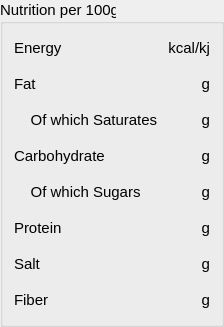
     <widget class="QGroupBox" name="groupBox_2">
      <property name="minimumSize">
       <size>
        <width>0</width>
        <height>26</height>
       </size>
      </property>
      <property name="font">
       <font>
        <pointsize>11</pointsize>
       </font>
      </property>
      <property name="title">
       <string>Nutrition per 100g</string>
      </property>
      <layout class="QGridLayout" name="gridLayout">
       <property name="spacing">
        <number>10</number>
       </property>
       <item row="1" column="1">
        <widget class="QLabel" name="fat_value">
         <property name="minimumSize">
          <size>
           <width>0</width>
           <height>26</height>
          </size>
         </property>
         <property name="font">
          <font>
           <pointsize>11</pointsize>
           <bold>false</bold>
          </font>
         </property>
         <property name="text">
          <string>g</string>
         </property>
         <property name="alignment">
          <set>Qt::AlignmentFlag::AlignRight|Qt::AlignmentFlag::AlignTrailing|Qt::AlignmentFlag::AlignVCenter</set>
         </property>
        </widget>
       </item>
       <item row="4" column="0">
        <widget class="QLabel" name="label_6">
         <property name="minimumSize">
          <size>
           <width>0</width>
           <height>26</height>
          </size>
         </property>
         <property name="font">
          <font>
           <pointsize>11</pointsize>
           <bold>false</bold>
          </font>
         </property>
         <property name="text">
          <string>    Of which Sugars</string>
         </property>
        </widget>
       </item>
       <item row="3" column="1">
        <widget class="QLabel" name="carb_value">
         <property name="minimumSize">
          <size>
           <width>0</width>
           <height>26</height>
          </size>
         </property>
         <property name="font">
          <font>
           <pointsize>11</pointsize>
           <bold>false</bold>
          </font>
         </property>
         <property name="text">
          <string>g</string>
         </property>
         <property name="alignment">
          <set>Qt::AlignmentFlag::AlignRight|Qt::AlignmentFlag::AlignTrailing|Qt::AlignmentFlag::AlignVCenter</set>
         </property>
        </widget>
       </item>
       <item row="1" column="0">
        <widget class="QLabel" name="label_3">
         <property name="minimumSize">
          <size>
           <width>0</width>
           <height>26</height>
          </size>
         </property>
         <property name="font">
          <font>
           <pointsize>11</pointsize>
           <bold>false</bold>
          </font>
         </property>
         <property name="text">
          <string>Fat</string>
         </property>
        </widget>
       </item>
       <item row="7" column="0">
        <widget class="QLabel" name="label_9">
         <property name="minimumSize">
          <size>
           <width>0</width>
           <height>26</height>
          </size>
         </property>
         <property name="font">
          <font>
           <pointsize>11</pointsize>
           <italic>false</italic>
           <bold>false</bold>
           <underline>false</underline>
           <strikeout>false</strikeout>
          </font>
         </property>
         <property name="text">
          <string>Fiber</string>
         </property>
        </widget>
       </item>
       <item row="3" column="0">
        <widget class="QLabel" name="label_5">
         <property name="minimumSize">
          <size>
           <width>0</width>
           <height>26</height>
          </size>
         </property>
         <property name="font">
          <font>
           <pointsize>11</pointsize>
           <bold>false</bold>
          </font>
         </property>
         <property name="text">
          <string>Carbohydrate</string>
         </property>
        </widget>
       </item>
       <item row="2" column="1">
        <widget class="QLabel" name="sat_fat_value">
         <property name="minimumSize">
          <size>
           <width>0</width>
           <height>26</height>
          </size>
         </property>
         <property name="font">
          <font>
           <pointsize>11</pointsize>
           <bold>false</bold>
          </font>
         </property>
         <property name="text">
          <string>g</string>
         </property>
         <property name="alignment">
          <set>Qt::AlignmentFlag::AlignRight|Qt::AlignmentFlag::AlignTrailing|Qt::AlignmentFlag::AlignVCenter</set>
         </property>
        </widget>
       </item>
       <item row="6" column="0">
        <widget class="QLabel" name="label_8">
         <property name="minimumSize">
          <size>
           <width>0</width>
           <height>26</height>
          </size>
         </property>
         <property name="font">
          <font>
           <pointsize>11</pointsize>
           <bold>false</bold>
          </font>
         </property>
         <property name="text">
          <string>Salt</string>
         </property>
        </widget>
       </item>
       <item row="6" column="1">
        <widget class="QLabel" name="salt_value">
         <property name="minimumSize">
          <size>
           <width>0</width>
           <height>26</height>
          </size>
         </property>
         <property name="font">
          <font>
           <pointsize>11</pointsize>
           <bold>false</bold>
          </font>
         </property>
         <property name="text">
          <string>g</string>
         </property>
         <property name="alignment">
          <set>Qt::AlignmentFlag::AlignRight|Qt::AlignmentFlag::AlignTrailing|Qt::AlignmentFlag::AlignVCenter</set>
         </property>
        </widget>
       </item>
       <item row="5" column="0">
        <widget class="QLabel" name="label_7">
         <property name="minimumSize">
          <size>
           <width>0</width>
           <height>26</height>
          </size>
         </property>
         <property name="font">
          <font>
           <pointsize>11</pointsize>
           <bold>false</bold>
          </font>
         </property>
         <property name="text">
          <string>Protein</string>
         </property>
        </widget>
       </item>
       <item row="7" column="1">
        <widget class="QLabel" name="fiber_value">
         <property name="minimumSize">
          <size>
           <width>0</width>
           <height>26</height>
          </size>
         </property>
         <property name="font">
          <font>
           <pointsize>11</pointsize>
           <bold>false</bold>
          </font>
         </property>
         <property name="text">
          <string>g</string>
         </property>
         <property name="alignment">
          <set>Qt::AlignmentFlag::AlignRight|Qt::AlignmentFlag::AlignTrailing|Qt::AlignmentFlag::AlignVCenter</set>
         </property>
        </widget>
       </item>
       <item row="4" column="1">
        <widget class="QLabel" name="sugar_value">
         <property name="minimumSize">
          <size>
           <width>0</width>
           <height>26</height>
          </size>
         </property>
         <property name="font">
          <font>
           <pointsize>11</pointsize>
           <bold>false</bold>
          </font>
         </property>
         <property name="text">
          <string>g</string>
         </property>
         <property name="alignment">
          <set>Qt::AlignmentFlag::AlignRight|Qt::AlignmentFlag::AlignTrailing|Qt::AlignmentFlag::AlignVCenter</set>
         </property>
        </widget>
       </item>
       <item row="0" column="0">
        <widget class="QLabel" name="label_2">
         <property name="minimumSize">
          <size>
           <width>0</width>
           <height>26</height>
          </size>
         </property>
         <property name="font">
          <font>
           <pointsize>11</pointsize>
           <bold>false</bold>
           <underline>false</underline>
          </font>
         </property>
         <property name="text">
          <string>Energy</string>
         </property>
        </widget>
       </item>
       <item row="2" column="0">
        <widget class="QLabel" name="label_4">
         <property name="minimumSize">
          <size>
           <width>0</width>
           <height>26</height>
          </size>
         </property>
         <property name="font">
          <font>
           <pointsize>11</pointsize>
           <bold>false</bold>
          </font>
         </property>
         <property name="text">
          <string>    Of which Saturates</string>
         </property>
        </widget>
       </item>
       <item row="5" column="1">
        <widget class="QLabel" name="protein_value">
         <property name="minimumSize">
          <size>
           <width>0</width>
           <height>26</height>
          </size>
         </property>
         <property name="font">
          <font>
           <pointsize>11</pointsize>
           <bold>false</bold>
          </font>
         </property>
         <property name="text">
          <string>g</string>
         </property>
         <property name="alignment">
          <set>Qt::AlignmentFlag::AlignRight|Qt::AlignmentFlag::AlignTrailing|Qt::AlignmentFlag::AlignVCenter</set>
         </property>
        </widget>
       </item>
       <item row="0" column="1">
        <widget class="QLabel" name="energy_value">
         <property name="minimumSize">
          <size>
           <width>0</width>
           <height>26</height>
          </size>
         </property>
         <property name="font">
          <font>
           <pointsize>11</pointsize>
           <bold>false</bold>
          </font>
         </property>
         <property name="text">
          <string>kcal/kj</string>
         </property>
         <property name="alignment">
          <set>Qt::AlignmentFlag::AlignRight|Qt::AlignmentFlag::AlignTrailing|Qt::AlignmentFlag::AlignVCenter</set>
         </property>
        </widget>
       </item>
      </layout>
     </widget>
